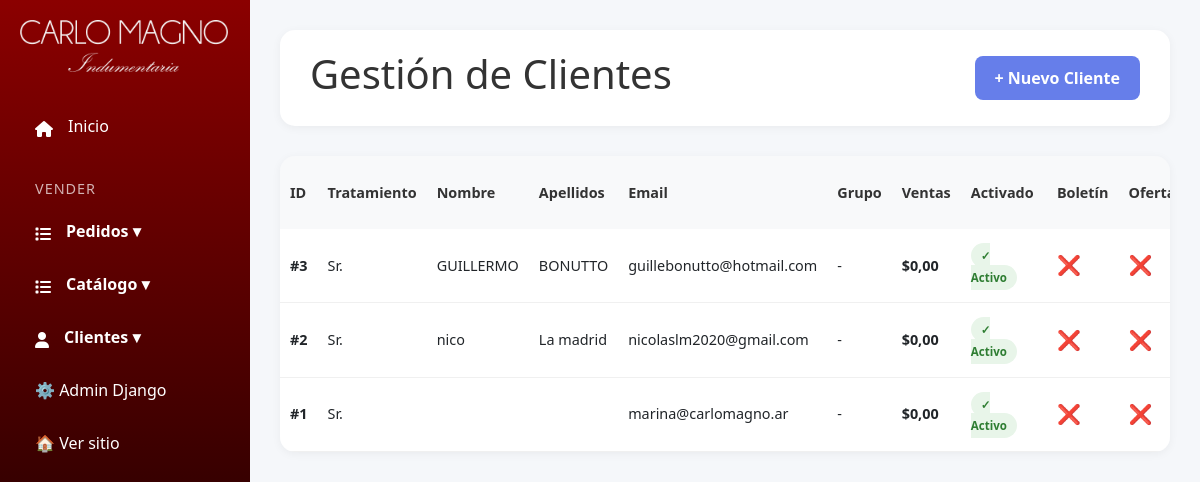
/panel/clientes/ (signed in), run on the app's committed database.
### productos/models.py (models this page shows, shortened)
class Cliente(models.Model):
    TRATAMIENTO_CHOICES = [
        ('SR', 'Sr.'),
        ('SRA', 'Sra.'),
        ('SRTA', 'Srta.'),
        ('DR', 'Dr.'),
        ('DRA', 'Dra.'),
    ]
    tratamiento = models.CharField(
        max_length=10,
        choices=TRATAMIENTO_CHOICES,
        default='SR',
        verbose_name='Tratamiento'
    )
    nombre = models.CharField(max_length=100, verbose_name='Nombre')
    apellidos = models.CharField(max_length=100, verbose_name='Apellidos')
    email = models.EmailField(unique=True, verbose_name='Correo Electrónico')
    grupo = models.ForeignKey(
        GrupoCliente,
        on_delete=models.SET_NULL,
        null=True,
        blank=True,
        related_name='clientes',
        verbose_name='Grupo'
    )
    ventas_totales = models.DecimalField(
        max_digits=10,
        decimal_places=2,
        default=0,
        verbose_name='Ventas Totales'
    )
    activado = models.BooleanField(default=True, verbose_name='Cuenta Activada')
    boletin = models.BooleanField(default=False, verbose_name='Suscrito a Boletín')
    ofertas_asociados = models.BooleanField(default=False, verbose_name='Ofertas de Asociados')
    fecha_registro = models.DateTimeField(auto_now_add=True, verbose_name='Fecha de Registro')
    ultima_visita = models.DateTimeField(null=True, blank=True, verbose_name='Última Visit')
    class Meta:
        verbose_name = 'Cliente'
        verbose_name_plural = 'Clientes'
        ordering = ['-fecha_registro']

### custom_admin/views.py (the view)
# urls.py: path('panel/clientes/', admin_views.clientes, name='clientes'),
@login_required(login_url='login')
def clientes(request):
    if not request.user.is_staff:
        return redirect('home')
    clientes = Cliente.objects.all()
    return render(request, 'custom_admin/clientes.html', {'clientes': clientes})

### productos/context_processors.py (called while the page is built, shortened)
def cart_processor(request):
    carrito = None
    cantidad_total = 0
    if request.user.is_authenticated:
        try:
            carrito = Carrito.objects.get(usuario=request.user)
            cantidad_total = carrito.get_cantidad_total()
        except Carrito.DoesNotExist:
            pass
    return {
        'carrito': carrito,
        'carrito_cantidad': cantidad_total
    }

### productos/models.py (called while the page is built)
    def get_cantidad_total(self):
        return sum(item.cantidad for item in self.items.all())

### templates/custom_admin/clientes.html (shortened to what this page needs)
{% extends 'custom_admin/base.html' %}
{% load static %}
{%block extra_css %}
<link rel="stylesheet" href="{% static 'css/clientes.css' %}" />
{% endblock %}
{% block content %}
<div class="main-content">
	<div class="header">
		<h1>Gestión de Clientes</h1>
		<a href="{% url 'agregar_cliente' %}" class="btn btn-primary">+ Nuevo Cliente</a>
	</div>
	{% if clientes %}
	<div class="customers-table">
		<table>
			<thead>
				<tr>
					<th>ID</th>
					<th>Tratamiento</th>
					<th>Nombre</th>
					<th>Apellidos</th>
					<th>Email</th>
					<th>Grupo</th>
					<th>Ventas</th>
					<th>Activado</th>
					<th>Boletín</th>
					<th>Ofertas</th>
				</tr>
			</thead>
			<tbody>
				{% for cliente in clientes %}
				<tr>
					<td><strong>#{{ cliente.id }}</strong></td>
					<td>{{ cliente.get_tratamiento_display }}</td>
					<td>{{ cliente.nombre }}</td>
					<td>{{ cliente.apellidos }}</td>
					<td>{{ cliente.email }}</td>
					<td>{{ cliente.grupo.nombre|default:"-" }}</td>
					<td><strong>${{ cliente.ventas_totales }}</strong></td>
					<td>
						{% if cliente.activado %}
						<span class="status-badge status-active">✓ Activo</span>
						{% else %}
						<span class="status-badge status-inactive">✗ Inactivo</span>
						{% endif %}
					</td>
					<td class="checkbox-icon">{% if cliente.boletin %}✅{% else %}❌{% endif %}</td>
					<td class="checkbox-icon">
						{% if cliente.ofertas_asociados %}✅{% else %}❌{% endif %}
					</td>
				</tr>
				{% endfor %}
			</tbody>
		</table>
	</div>
	{% else %}
	<div class="empty-state">
		<h2>No hay clientes registrados</h2>
	</div>
	{% endif %}
</div>
{% load static %}
{% endblock %}

### static/css/style_admin.css (style rules this page uses)
* { margin: 0; padding: 0; box-sizing: border-box; }
body { font-family: "Segoe UI", Tahoma, Geneva, Verdana, sans-serif; background: #f5f7fa; }
.main-content { margin-left: 250px; padding: 30px; }
.header { background: white; padding: 20px 30px; border-radius: 15px; box-shadow: 0 2px 10px rgba(0, 0, 0, 0.05); margin-bottom: 30px; display: flex; justify-content: space-between; align-items: center; }
.header h1 { color: #333; }
.btn { padding: 10px 20px; border: none; border-radius: 8px; cursor: pointer; font-weight: 600; text-decoration: none; display: inline-block; transition: all 0.3s ease; }
.btn-primary { background: #667eea; color: white; }
table { width: 100%; border-collapse: collapse; }
th { background: #f8f9fa; padding: 15px; text-align: left; color: #333; font-weight: 600; }
td { padding: 15px; border-bottom: 1px solid #f0f0f0; }

### static/css/clientes.css (style rules this page uses)
.customers-table { background: white; border-radius: 15px; box-shadow: 0 2px 10px rgba(0, 0, 0, 0.05); overflow-x: auto; }
table { width: 100%; border-collapse: collapse; min-width: 1200px; }
th { background: #f8f9fa; padding: 15px 10px; text-align: left; color: #333; font-weight: 600; font-size: 0.9em; }
td { padding: 15px 10px; border-bottom: 1px solid #f0f0f0; font-size: 0.9em; }
.status-badge { padding: 5px 10px; border-radius: 20px; font-size: 0.8em; font-weight: 600; }
.status-active { background: #e8f5e9; color: #2e7d32; }
.checkbox-icon { font-size: 1.2em; }

### data on the page
Cliente: id "3", tratamiento "Sr.", nombre "GUILLERMO", apellidos "BONUTTO", email "guillebonutto@hotmail.com", grupo.nombre "-", ventas_totales "0,00", activado "✓ Activo"
Cliente: id "2", tratamiento "Sr.", nombre "nico", apellidos "La madrid", email "nicolaslm2020@gmail.com", grupo.nombre "-", ventas_totales "0,00", activado "✓ Activo"
Cliente: id "1", tratamiento "Sr.", email "marina@carlomagno.ar", grupo.nombre "-", ventas_totales "0,00", activado "✓ Activo"
